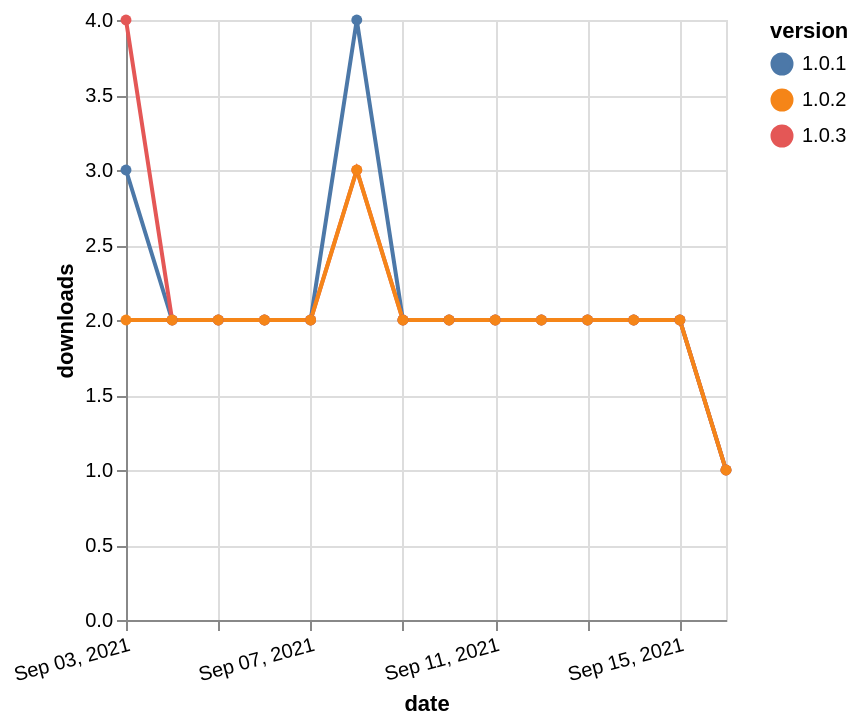

Vega-Lite specification for this chart:
### Vega-Lite specification from a JSON file in a GitHub repository (floating-point values rounded to 4 significant figures)
{"$schema": "https://vega.github.io/schema/vega-lite/v5.json", "description": "A simple bar chart with embedded data.", "data": {"values": [{"date": "2021-09-03", "total": 534, "delta": 3, "version": "1.0.1"}, {"date": "2021-09-04", "total": 536, "delta": 2, "version": "1.0.1"}, {"date": "2021-09-05", "total": 538, "delta": 2, "version": "1.0.1"}, {"date": "2021-09-06", "total": 540, "delta": 2, "version": "1.0.1"}, {"date": "2021-09-07", "total": 542, "delta": 2, "version": "1.0.1"}, {"date": "2021-09-08", "total": 546, "delta": 4, "version": "1.0.1"}, {"date": "2021-09-09", "total": 548, "delta": 2, "version": "1.0.1"}, {"date": "2021-09-10", "total": 550, "delta": 2, "version": "1.0.1"}, {"date": "2021-09-11", "total": 552, "delta": 2, "version": "1.0.1"}, {"date": "2021-09-12", "total": 554, "delta": 2, "version": "1.0.1"}, {"date": "2021-09-13", "total": 556, "delta": 2, "version": "1.0.1"}, {"date": "2021-09-14", "total": 558, "delta": 2, "version": "1.0.1"}, {"date": "2021-09-15", "total": 560, "delta": 2, "version": "1.0.1"}, {"date": "2021-09-16", "total": 561, "delta": 1, "version": "1.0.1"}, {"date": "2021-09-03", "total": 225, "delta": 4, "version": "1.0.3"}, {"date": "2021-09-04", "total": 227, "delta": 2, "version": "1.0.3"}, {"date": "2021-09-05", "total": 229, "delta": 2, "version": "1.0.3"}, {"date": "2021-09-06", "total": 231, "delta": 2, "version": "1.0.3"}, {"date": "2021-09-07", "total": 233, "delta": 2, "version": "1.0.3"}, {"date": "2021-09-08", "total": 236, "delta": 3, "version": "1.0.3"}, {"date": "2021-09-09", "total": 238, "delta": 2, "version": "1.0.3"}, {"date": "2021-09-10", "total": 240, "delta": 2, "version": "1.0.3"}, {"date": "2021-09-11", "total": 242, "delta": 2, "version": "1.0.3"}, {"date": "2021-09-12", "total": 244, "delta": 2, "version": "1.0.3"}, {"date": "2021-09-13", "total": 246, "delta": 2, "version": "1.0.3"}, {"date": "2021-09-14", "total": 248, "delta": 2, "version": "1.0.3"}, {"date": "2021-09-15", "total": 250, "delta": 2, "version": "1.0.3"}, {"date": "2021-09-16", "total": 251, "delta": 1, "version": "1.0.3"}, {"date": "2021-09-03", "total": 306, "delta": 2, "version": "1.0.2"}, {"date": "2021-09-04", "total": 308, "delta": 2, "version": "1.0.2"}, {"date": "2021-09-05", "total": 310, "delta": 2, "version": "1.0.2"}, {"date": "2021-09-06", "total": 312, "delta": 2, "version": "1.0.2"}, {"date": "2021-09-07", "total": 314, "delta": 2, "version": "1.0.2"}, {"date": "2021-09-08", "total": 317, "delta": 3, "version": "1.0.2"}, {"date": "2021-09-09", "total": 319, "delta": 2, "version": "1.0.2"}, {"date": "2021-09-10", "total": 321, "delta": 2, "version": "1.0.2"}, {"date": "2021-09-11", "total": 323, "delta": 2, "version": "1.0.2"}, {"date": "2021-09-12", "total": 325, "delta": 2, "version": "1.0.2"}, {"date": "2021-09-13", "total": 327, "delta": 2, "version": "1.0.2"}, {"date": "2021-09-14", "total": 329, "delta": 2, "version": "1.0.2"}, {"date": "2021-09-15", "total": 331, "delta": 2, "version": "1.0.2"}, {"date": "2021-09-16", "total": 332, "delta": 1, "version": "1.0.2"}]}, "width": "container", "mark": {"type": "line", "point": {"filled": true}}, "encoding": {"x": {"field": "date", "type": "temporal", "timeUnit": "yearmonthdate", "title": "date", "axis": {"labelAngle": -15}}, "y": {"field": "delta", "type": "quantitative", "title": "downloads"}, "color": {"field": "version", "type": "nominal"}, "tooltip": {"field": "delta"}}}
